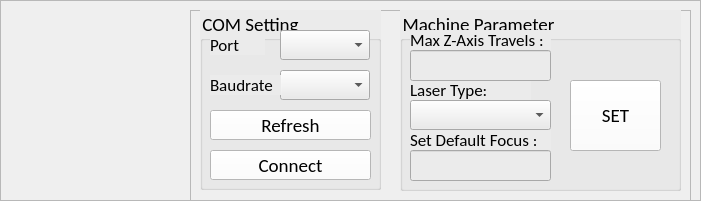
   <widget class="QFrame" name="logo_frame">
    <property name="geometry">
     <rect>
      <x>40</x>
      <y>-10</y>
      <width>701</width>
      <height>201</height>
     </rect>
    </property>
    <property name="frameShape">
     <enum>QFrame::Shape::StyledPanel</enum>
    </property>
    <property name="frameShadow">
     <enum>QFrame::Shadow::Raised</enum>
    </property>
    <widget class="QLabel" name="label">
     <property name="geometry">
      <rect>
       <x>10</x>
       <y>20</y>
       <width>171</width>
       <height>161</height>
      </rect>
     </property>
     <property name="text">
      <string/>
     </property>
     <property name="pixmap">
      <pixmap>../new_logo.jpeg</pixmap>
     </property>
     <property name="scaledContents">
      <bool>true</bool>
     </property>
    </widget>
    <widget class="QFrame" name="option_frame">
     <property name="geometry">
      <rect>
       <x>190</x>
       <y>10</y>
       <width>501</width>
       <height>191</height>
      </rect>
     </property>
     <property name="frameShape">
      <enum>QFrame::Shape::StyledPanel</enum>
     </property>
     <property name="frameShadow">
      <enum>QFrame::Shadow::Raised</enum>
     </property>
     <widget class="QGroupBox" name="com_box">
      <property name="geometry">
       <rect>
        <x>10</x>
        <y>0</y>
        <width>181</width>
        <height>180</height>
       </rect>
      </property>
      <property name="font">
       <font>
        <family>Calibri</family>
        <pointsize>14</pointsize>
       </font>
      </property>
      <property name="styleSheet">
       <string notr="true">background-color : rgb(235, 235, 235)</string>
      </property>
      <property name="title">
       <string>COM Setting</string>
      </property>
      <widget class="QComboBox" name="port_combo">
       <property name="geometry">
        <rect>
         <x>80</x>
         <y>20</y>
         <width>90</width>
         <height>30</height>
        </rect>
       </property>
       <property name="font">
        <font>
         <family>Calibri</family>
         <pointsize>12</pointsize>
        </font>
       </property>
      </widget>
      <widget class="QComboBox" name="baudrate_combo">
       <property name="geometry">
        <rect>
         <x>80</x>
         <y>60</y>
         <width>90</width>
         <height>30</height>
        </rect>
       </property>
       <property name="font">
        <font>
         <family>Calibri</family>
         <pointsize>12</pointsize>
        </font>
       </property>
      </widget>
      <widget class="QLabel" name="port_label">
       <property name="geometry">
        <rect>
         <x>10</x>
         <y>25</y>
         <width>55</width>
         <height>20</height>
        </rect>
       </property>
       <property name="font">
        <font>
         <family>Calibri</family>
         <pointsize>13</pointsize>
        </font>
       </property>
       <property name="text">
        <string>Port</string>
       </property>
      </widget>
      <widget class="QLabel" name="baudrate_label">
       <property name="geometry">
        <rect>
         <x>10</x>
         <y>65</y>
         <width>71</width>
         <height>20</height>
        </rect>
       </property>
       <property name="font">
        <font>
         <family>Calibri</family>
         <pointsize>13</pointsize>
        </font>
       </property>
       <property name="text">
        <string>Baudrate</string>
       </property>
      </widget>
      <widget class="QPushButton" name="connect_btn">
       <property name="geometry">
        <rect>
         <x>10</x>
         <y>140</y>
         <width>161</width>
         <height>30</height>
        </rect>
       </property>
       <property name="font">
        <font>
         <family>Calibri</family>
         <pointsize>14</pointsize>
        </font>
       </property>
       <property name="styleSheet">
        <string notr="true">background-color: rgb(255, 255, 255);</string>
       </property>
       <property name="text">
        <string>Connect</string>
       </property>
      </widget>
      <widget class="QPushButton" name="refresh_btn">
       <property name="geometry">
        <rect>
         <x>10</x>
         <y>100</y>
         <width>161</width>
         <height>30</height>
        </rect>
       </property>
       <property name="font">
        <font>
         <family>Calibri</family>
         <pointsize>14</pointsize>
        </font>
       </property>
       <property name="autoFillBackground">
        <bool>false</bool>
       </property>
       <property name="styleSheet">
        <string notr="true">background-color: rgb(255, 255, 255);</string>
       </property>
       <property name="text">
        <string>Refresh</string>
       </property>
       <property name="autoDefault">
        <bool>false</bool>
       </property>
      </widget>
     </widget>
     <widget class="QGroupBox" name="machine_box">
      <property name="geometry">
       <rect>
        <x>210</x>
        <y>0</y>
        <width>281</width>
        <height>181</height>
       </rect>
      </property>
      <property name="font">
       <font>
        <family>Calibri</family>
        <pointsize>14</pointsize>
       </font>
      </property>
      <property name="styleSheet">
       <string notr="true">background-color : rgb(235, 235, 235)</string>
      </property>
      <property name="title">
       <string>Machine Parameter</string>
      </property>
      <widget class="QLabel" name="xmax_label">
       <property name="geometry">
        <rect>
         <x>10</x>
         <y>20</y>
         <width>141</width>
         <height>20</height>
        </rect>
       </property>
       <property name="font">
        <font>
         <family>Calibri</family>
         <pointsize>13</pointsize>
        </font>
       </property>
       <property name="text">
        <string>Max Z-Axis Travels :</string>
       </property>
      </widget>
      <widget class="QLabel" name="ymax_label">
       <property name="geometry">
        <rect>
         <x>10</x>
         <y>70</y>
         <width>121</width>
         <height>20</height>
        </rect>
       </property>
       <property name="font">
        <font>
         <family>Calibri</family>
         <pointsize>13</pointsize>
        </font>
       </property>
       <property name="text">
        <string>Laser Type:</string>
       </property>
      </widget>
      <widget class="QLabel" name="zmax_label">
       <property name="geometry">
        <rect>
         <x>10</x>
         <y>120</y>
         <width>141</width>
         <height>20</height>
        </rect>
       </property>
       <property name="font">
        <font>
         <family>Calibri</family>
         <pointsize>13</pointsize>
        </font>
       </property>
       <property name="text">
        <string>Set Default Focus :</string>
       </property>
      </widget>
      <widget class="QPushButton" name="set_machine_btn">
       <property name="geometry">
        <rect>
         <x>170</x>
         <y>70</y>
         <width>91</width>
         <height>71</height>
        </rect>
       </property>
       <property name="font">
        <font>
         <family>Calibri</family>
         <pointsize>14</pointsize>
        </font>
       </property>
       <property name="autoFillBackground">
        <bool>false</bool>
       </property>
       <property name="styleSheet">
        <string notr="true">background-color: rgb(255, 255, 255);</string>
       </property>
       <property name="text">
        <string>SET</string>
       </property>
       <property name="autoDefault">
        <bool>false</bool>
       </property>
      </widget>
      <widget class="QComboBox" name="laser_type">
       <property name="geometry">
        <rect>
         <x>10</x>
         <y>90</y>
         <width>141</width>
         <height>30</height>
        </rect>
       </property>
       <property name="font">
        <font>
         <family>Calibri</family>
         <pointsize>11</pointsize>
        </font>
       </property>
      </widget>
      <widget class="QLineEdit" name="zaxi_travel">
       <property name="geometry">
        <rect>
         <x>10</x>
         <y>40</y>
         <width>141</width>
         <height>31</height>
        </rect>
       </property>
       <property name="font">
        <font>
         <family>Calibri</family>
         <pointsize>12</pointsize>
        </font>
       </property>
      </widget>
      <widget class="QLineEdit" name="set_default_focus">
       <property name="geometry">
        <rect>
         <x>10</x>
         <y>140</y>
         <width>141</width>
         <height>31</height>
        </rect>
       </property>
       <property name="font">
        <font>
         <family>Calibri</family>
         <pointsize>12</pointsize>
        </font>
       </property>
      </widget>
     </widget>
    </widget>
   </widget>
